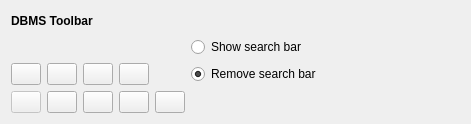
  <widget class="QWidget" name="">
   <property name="geometry">
    <rect>
     <x>11</x>
     <y>11</y>
     <width>471</width>
     <height>111</height>
    </rect>
   </property>
   <layout class="QGridLayout" name="gridLayout">
    <item row="0" column="0" colspan="3">
     <widget class="QLabel" name="label_29">
      <property name="sizePolicy">
       <sizepolicy hsizetype="Minimum" vsizetype="Preferred">
        <horstretch>0</horstretch>
        <verstretch>0</verstretch>
       </sizepolicy>
      </property>
      <property name="minimumSize">
       <size>
        <width>0</width>
        <height>20</height>
       </size>
      </property>
      <property name="font">
       <font>
        <weight>75</weight>
        <bold>true</bold>
       </font>
      </property>
      <property name="text">
       <string>DBMS Toolbar</string>
      </property>
     </widget>
    </item>
    <item row="1" column="5">
     <widget class="QRadioButton" name="radioButton_2">
      <property name="text">
       <string>Show search bar</string>
      </property>
     </widget>
    </item>
    <item row="2" column="0">
     <widget class="QPushButton" name="pushButton_first_rec">
      <property name="sizePolicy">
       <sizepolicy hsizetype="Minimum" vsizetype="Fixed">
        <horstretch>0</horstretch>
        <verstretch>0</verstretch>
       </sizepolicy>
      </property>
      <property name="maximumSize">
       <size>
        <width>30</width>
        <height>30</height>
       </size>
      </property>
      <property name="toolTip">
       <string>&lt;html&gt;&lt;head/&gt;&lt;body&gt;&lt;p&gt;Prime 25 foto&lt;/p&gt;&lt;/body&gt;&lt;/html&gt;</string>
      </property>
      <property name="text">
       <string/>
      </property>
      <property name="icon">
       <iconset resource="../../resources/resources.qrc">
        <normaloff>:/icons/5_leftArrows.png</normaloff>:/icons/5_leftArrows.png</iconset>
      </property>
     </widget>
    </item>
    <item row="2" column="1">
     <widget class="QPushButton" name="pushButton_prev_rec">
      <property name="sizePolicy">
       <sizepolicy hsizetype="Minimum" vsizetype="Fixed">
        <horstretch>0</horstretch>
        <verstretch>0</verstretch>
       </sizepolicy>
      </property>
      <property name="maximumSize">
       <size>
        <width>30</width>
        <height>30</height>
       </size>
      </property>
      <property name="toolTip">
       <string>&lt;html&gt;&lt;head/&gt;&lt;body&gt;&lt;p&gt;Torna indietro di 25 foto alla volta&lt;/p&gt;&lt;/body&gt;&lt;/html&gt;</string>
      </property>
      <property name="text">
       <string/>
      </property>
      <property name="icon">
       <iconset resource="../../resources/resources.qrc">
        <normaloff>:/icons/4_leftArrow.png</normaloff>:/icons/4_leftArrow.png</iconset>
      </property>
     </widget>
    </item>
    <item row="2" column="2">
     <widget class="QPushButton" name="pushButton_next_rec">
      <property name="sizePolicy">
       <sizepolicy hsizetype="Minimum" vsizetype="Fixed">
        <horstretch>0</horstretch>
        <verstretch>0</verstretch>
       </sizepolicy>
      </property>
      <property name="maximumSize">
       <size>
        <width>30</width>
        <height>30</height>
       </size>
      </property>
      <property name="toolTip">
       <string>&lt;html&gt;&lt;head/&gt;&lt;body&gt;&lt;p&gt;Avanza di 25 foto alla volta&lt;/p&gt;&lt;/body&gt;&lt;/html&gt;</string>
      </property>
      <property name="text">
       <string/>
      </property>
      <property name="icon">
       <iconset resource="../../resources/resources.qrc">
        <normaloff>:/icons/6_rightArrow.png</normaloff>:/icons/6_rightArrow.png</iconset>
      </property>
     </widget>
    </item>
    <item row="2" column="3">
     <widget class="QPushButton" name="pushButton_last_rec">
      <property name="sizePolicy">
       <sizepolicy hsizetype="Minimum" vsizetype="Fixed">
        <horstretch>0</horstretch>
        <verstretch>0</verstretch>
       </sizepolicy>
      </property>
      <property name="maximumSize">
       <size>
        <width>30</width>
        <height>30</height>
       </size>
      </property>
      <property name="toolTip">
       <string>&lt;html&gt;&lt;head/&gt;&lt;body&gt;&lt;p&gt;Ultimi 25 foto&lt;/p&gt;&lt;/body&gt;&lt;/html&gt;</string>
      </property>
      <property name="text">
       <string/>
      </property>
      <property name="icon">
       <iconset resource="../../resources/resources.qrc">
        <normaloff>:/icons/7_rightArrows.png</normaloff>:/icons/7_rightArrows.png</iconset>
      </property>
     </widget>
    </item>
    <item row="2" column="5">
     <widget class="QRadioButton" name="radioButton">
      <property name="text">
       <string>Remove search bar</string>
      </property>
      <property name="checkable">
       <bool>true</bool>
      </property>
      <property name="checked">
       <bool>true</bool>
      </property>
      <property name="autoRepeat">
       <bool>false</bool>
      </property>
     </widget>
    </item>
    <item row="3" column="0">
     <widget class="QPushButton" name="pushButton_sort">
      <property name="enabled">
       <bool>false</bool>
      </property>
      <property name="sizePolicy">
       <sizepolicy hsizetype="Minimum" vsizetype="Fixed">
        <horstretch>0</horstretch>
        <verstretch>0</verstretch>
       </sizepolicy>
      </property>
      <property name="maximumSize">
       <size>
        <width>30</width>
        <height>30</height>
       </size>
      </property>
      <property name="font">
       <font>
        <pointsize>9</pointsize>
       </font>
      </property>
      <property name="toolTip">
       <string>Order by</string>
      </property>
      <property name="text">
       <string/>
      </property>
      <property name="icon">
       <iconset resource="../../resources/resources.qrc">
        <normaloff>:/icons/sort.png</normaloff>:/icons/sort.png</iconset>
      </property>
     </widget>
    </item>
    <item row="3" column="1">
     <widget class="QPushButton" name="pushButton_remove_thumb">
      <property name="enabled">
       <bool>true</bool>
      </property>
      <property name="maximumSize">
       <size>
        <width>30</width>
        <height>30</height>
       </size>
      </property>
      <property name="toolTip">
       <string>&lt;html&gt;&lt;head/&gt;&lt;body&gt;&lt;p&gt;Remove selected thumbnails&lt;/p&gt;&lt;/body&gt;&lt;/html&gt;</string>
      </property>
      <property name="icon">
       <iconset resource="../../resources/resources.qrc">
        <normaloff>:/icons/delete.png</normaloff>:/icons/delete.png</iconset>
      </property>
     </widget>
    </item>
    <item row="3" column="2">
     <widget class="QPushButton" name="pushButton_chose_dir">
      <property name="sizePolicy">
       <sizepolicy hsizetype="Minimum" vsizetype="Fixed">
        <horstretch>0</horstretch>
        <verstretch>0</verstretch>
       </sizepolicy>
      </property>
      <property name="maximumSize">
       <size>
        <width>30</width>
        <height>30</height>
       </size>
      </property>
      <property name="toolTip">
       <string>&lt;html&gt;&lt;head/&gt;&lt;body&gt;&lt;p&gt;Upload the photos to the database (link) and view them in the listWidget&lt;/p&gt;&lt;/body&gt;&lt;/html&gt;</string>
      </property>
      <property name="icon">
       <iconset resource="../../resources/resources.qrc">
        <normaloff>:/icons/photo2.png</normaloff>:/icons/photo2.png</iconset>
      </property>
     </widget>
    </item>
    <item row="3" column="3">
     <widget class="QPushButton" name="pushButton_dir_video">
      <property name="maximumSize">
       <size>
        <width>30</width>
        <height>30</height>
       </size>
      </property>
      <property name="icon">
       <iconset resource="../../resources/resources.qrc">
        <normaloff>:/icons/video.png</normaloff>:/icons/video.png</iconset>
      </property>
     </widget>
    </item>
    <item row="3" column="4">
     <widget class="QPushButton" name="pushButton_remove_alltag">
      <property name="maximumSize">
       <size>
        <width>30</width>
        <height>30</height>
       </size>
      </property>
      <property name="toolTip">
       <string>&lt;html&gt;&lt;head/&gt;&lt;body&gt;&lt;p&gt;Remove all tags from selected images&lt;/p&gt;&lt;/body&gt;&lt;/html&gt;</string>
      </property>
      <property name="icon">
       <iconset resource="../../resources/resources.qrc">
        <normaloff>:/icons/remove_tag.png</normaloff>:/icons/remove_tag.png</iconset>
      </property>
     </widget>
    </item>
   </layout>
  </widget>
